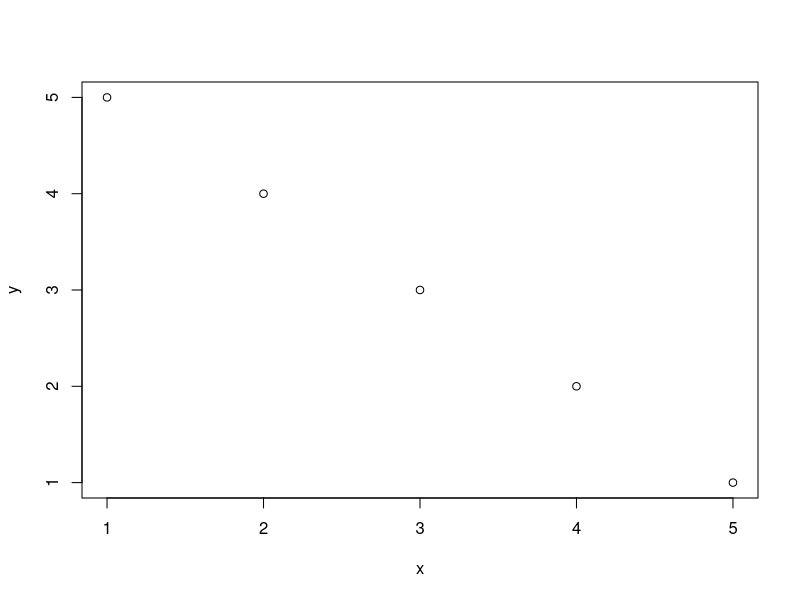
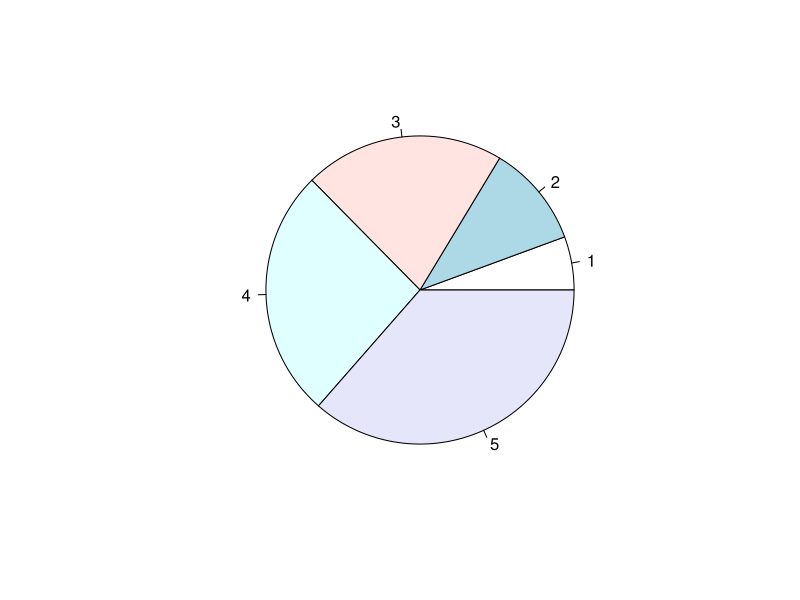
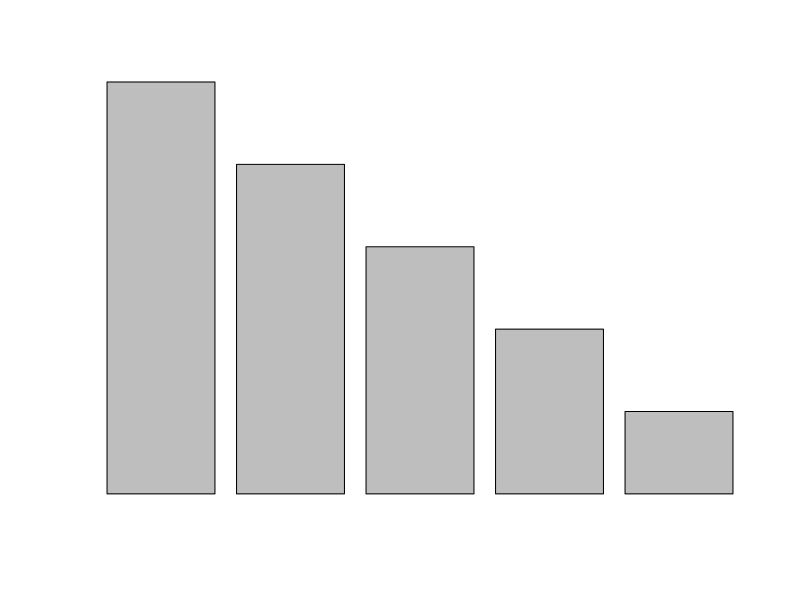

Reproduce these figures in R, in order. (Note: this script raises an error after producing the figures.)
x<-c(1,2,3,4,5)
y<-c(5,4,3,2,1)
plot(x,y) #linr graph

x<-c(12,23,45,56,78)
pie(x) #pie chart

x<-c("A","B","C","D")
Y<-c(5,10,15,20)
barplot(y,names.arg=x)

